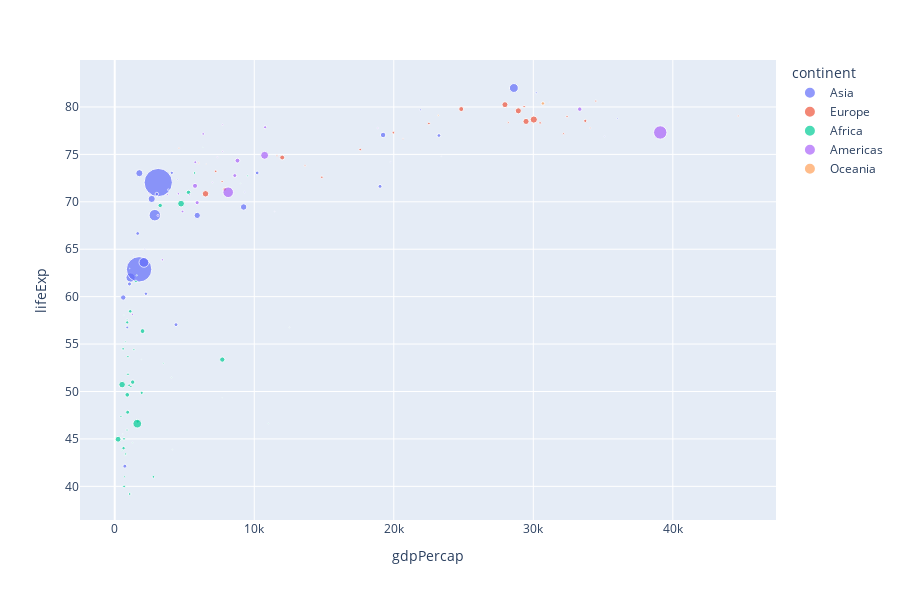

The notebook cell saved with this chart:
### Code cell
px.scatter(data_frame=df,y='lifeExp',x='gdpPercap',hover_name='country',height=600,color='continent',size='pop')

### Figure 1 — Plotly figure (JSON) as saved in the notebook; plotly's stock layout.template omitted (floating-point values rounded to 4 significant figures)
{"data": [{"hovertemplate": "<b>%{hovertext}</b><br><br>continent=Asia<br>gdpPercap=%{x}<br>lifeExp=%{y}<br>pop=%{marker.size}<extra></extra>", "hovertext": ["Afghanistan", "Bahrain", "Bangladesh", "Cambodia", "China", "Hong Kong, China", "India", "Indonesia", "Iran", "Iraq", "Israel", "Japan", "Jordan", "Korea, Dem. Rep.", "Korea, Rep.", "Kuwait", "Lebanon", "Malaysia", "Mongolia", "Myanmar", "Nepal", "Oman", "Pakistan", "Philippines", "Saudi Arabia", "Singapore", "Sri Lanka", "Syria", "Taiwan", "Thailand", "Vietnam", "West Bank and Gaza", "Yemen, Rep."], "legendgroup": "Asia", "marker": {"color": "#636efa", "size": [25268405, 656397, 135656790, 12926707, 1280400000, 6762476, 1034172547, 211060000, 66907826, 24001816, 6029529, 127065841, 5307470, 22215365, 47969150, 2111561, 3677780, 22662365, 2674234, 45598081, 25873917, 2713462, 153403524, 82995088, 24501530, 4197776, 19576783, 17155814, 22454239, 62806748, 80908147, 3389578, 18701257], "sizemode": "area", "sizeref": 3201000, "symbol": "circle"}, "mode": "markers", "name": "Asia", "orientation": "v", "showlegend": true, "type": "scatter", "x": [726.7, 23400.0, 1136.0, 896.2, 3119.0, 30210.0, 1747.0, 2874.0, 9241.0, 4391.0, 21910.0, 28600.0, 3845.0, 1647.0, 19230.0, 35110.0, 9314.0, 10210.0, 2141.0, 611, 1057.0, 19770.0, 2093.0, 2651.0, 19010.0, 36020.0, 3015.0, 4091.0, 23240.0, 5913.0, 1764.0, 4515.0, 2235.0], "xaxis": "x", "y": [42.13, 74.8, 62.01, 56.75, 72.03, 81.5, 62.88, 68.59, 69.45, 57.05, 79.7, 82, 71.26, 66.66, 77.05, 76.9, 71.03, 73.04, 65.03, 59.91, 61.34, 74.19, 63.61, 70.3, 71.63, 78.77, 70.81, 73.05, 76.99, 68.56, 73.02, 72.37, 60.31], "yaxis": "y"}, {"hovertemplate": "<b>%{hovertext}</b><br><br>continent=Europe<br>gdpPercap=%{x}<br>lifeExp=%{y}<br>pop=%{marker.size}<extra></extra>", "hovertext": ["Albania", "Austria", "Belgium", "Bosnia and Herzegovina", "Bulgaria", "Croatia", "Czech Republic", "Denmark", "Finland", "France", "Germany", "Greece", "Hungary", "Iceland", "Ireland", "Italy", "Montenegro", "Netherlands", "Norway", "Poland", "Portugal", "Romania", "Serbia", "Slovak Republic", "Slovenia", "Spain", "Sweden", "Switzerland", "Turkey", "United Kingdom"], "legendgroup": "Europe", "marker": {"color": "#EF553B", "size": [3508512, 8148312, 10311970, 4165416, 7661799, 4481020, 10256295, 5374693, 5193039, 59925035, 82350671, 10603863, 10083313, 288030, 3879155, 57926999, 720230, 16122830, 4535591, 38625976, 10433867, 22404337, 10111559, 5410052, 2011497, 40152517, 8954175, 7361757, 67308928, 59912431], "sizemode": "area", "sizeref": 3201000, "symbol": "circle"}, "mode": "markers", "name": "Europe", "orientation": "v", "showlegend": true, "type": "scatter", "x": [4604.0, 32420.0, 30490.0, 6019.0, 7697.0, 11630.0, 17600.0, 32170.0, 28200.0, 28930.0, 30040.0, 22510.0, 14840.0, 31160.0, 34080.0, 27970.0, 6557.0, 33720.0, 44680.0, 12000.0, 19970.0, 7885.0, 7236.0, 13640.0, 20660.0, 24840.0, 29340.0, 34480.0, 6508.0, 29480.0], "xaxis": "x", "y": [75.65, 78.98, 78.32, 74.09, 72.14, 74.88, 75.51, 77.18, 78.37, 79.59, 78.67, 78.26, 72.59, 80.5, 77.78, 80.24, 73.98, 78.53, 79.05, 74.67, 77.29, 71.32, 73.21, 73.8, 76.66, 79.78, 80.04, 80.62, 70.84, 78.47], "yaxis": "y"}, {"hovertemplate": "<b>%{hovertext}</b><br><br>continent=Africa<br>gdpPercap=%{x}<br>lifeExp=%{y}<br>pop=%{marker.size}<extra></extra>", "hovertext": ["Algeria", "Angola", "Benin", "Botswana", "Burkina Faso", "Burundi", "Cameroon", "Central African Republic", "Chad", "Comoros", "Congo, Dem. Rep.", "Congo, Rep.", "Cote d'Ivoire", "Djibouti", "Egypt", "Equatorial Guinea", "Eritrea", "Ethiopia", "Gabon", "Gambia", "Ghana", "Guinea", "Guinea-Bissau", "Kenya", "Lesotho", "Liberia", "Libya", "Madagascar", "Malawi", "Mali", "Mauritania", "Mauritius", "Morocco", "Mozambique", "Namibia", "Niger", "Nigeria", "Reunion", "Rwanda", "Sao Tome and Principe", "Senegal", "Sierra Leone", "Somalia", "South Africa", "Sudan", "Swaziland", "Tanzania", "Togo", "Tunisia", "Uganda", "Zambia", "Zimbabwe"], "legendgroup": "Africa", "marker": {"color": "#00cc96", "size": [31287142, 10866106, 7026113, 1630347, 12251209, 7021078, 15929988, 4048013, 8835739, 614382, 55379852, 3328795, 16252726, 447416, 73312559, 495627, 4414865, 67946797, 1299304, 1457766, 20550751, 8807818, 1332459, 31386842, 2046772, 2814651, 5368585, 16473477, 11824495, 10580176, 2828858, 1200206, 31167783, 18473780, 1972153, 11140655, 119901274, 743981, 7852401, 170372, 10870037, 5359092, 7753310, 44433622, 37090298, 1130269, 34593779, 4977378, 9770575, 24739869, 10595811, 11926563], "sizemode": "area", "sizeref": 3201000, "symbol": "circle"}, "mode": "markers", "name": "Africa", "orientation": "v", "showlegend": true, "type": "scatter", "x": [5288.0, 2773.0, 1373.0, 11000.0, 1038.0, 446.4, 1934.0, 738.7, 1156.0, 1076.0, 241.2, 3484.0, 1649.0, 1908.0, 4755.0, 7703.0, 765.4, 530.1, 12520.0, 660.6, 1112.0, 945.6, 575.7, 1288.0, 1275.0, 531.5, 9535.0, 894.6, 665.4, 951.4, 1579.0, 9022.0, 3258.0, 633.6, 4072.0, 601.1, 1615.0, 6316.0, 785.7, 1353.0, 1520.0, 699.5, 882.1, 7711.0, 1993.0, 4128.0, 899.1, 886.2, 5723.0, 927.7, 1072.0, 672.0], "xaxis": "x", "y": [70.99, 41.0, 54.41, 46.63, 50.65, 47.36, 49.86, 43.31, 50.52, 62.97, 44.97, 52.97, 46.83, 53.37, 69.81, 49.35, 55.24, 50.73, 56.76, 58.04, 58.45, 53.68, 45.5, 50.99, 44.59, 43.75, 72.74, 57.29, 45.01, 51.82, 62.25, 71.95, 69.61, 44.03, 51.48, 54.5, 46.61, 75.74, 43.41, 64.34, 61.6, 41.01, 45.94, 53.37, 56.37, 43.87, 49.65, 57.56, 73.04, 47.81, 39.19, 39.99], "yaxis": "y"}, {"hovertemplate": "<b>%{hovertext}</b><br><br>continent=Americas<br>gdpPercap=%{x}<br>lifeExp=%{y}<br>pop=%{marker.size}<extra></extra>", "hovertext": ["Argentina", "Bolivia", "Brazil", "Canada", "Chile", "Colombia", "Costa Rica", "Cuba", "Dominican Republic", "Ecuador", "El Salvador", "Guatemala", "Haiti", "Honduras", "Jamaica", "Mexico", "Nicaragua", "Panama", "Paraguay", "Peru", "Puerto Rico", "Trinidad and Tobago", "United States", "Uruguay", "Venezuela"], "legendgroup": "Americas", "marker": {"color": "#ab63fa", "size": [38331121, 8445134, 179914212, 31902268, 15497046, 41008227, 3834934, 11226999, 8650322, 12921234, 6353681, 11178650, 7607651, 6677328, 2664659, 102479927, 5146848, 2990875, 5884491, 26769436, 3859606, 1101832, 287675526, 3363085, 24287670], "sizemode": "area", "sizeref": 3201000, "symbol": "circle"}, "mode": "markers", "name": "Americas", "orientation": "v", "showlegend": true, "type": "scatter", "x": [8798.0, 3413.0, 8131.0, 33330.0, 10780.0, 5755.0, 7723.0, 6341.0, 4564.0, 5773.0, 5352.0, 4858.0, 1270.0, 3100.0, 6995.0, 10740.0, 2475.0, 7356.0, 3784.0, 5909.0, 18860.0, 11460.0, 39100.0, 7727.0, 8605.0], "xaxis": "x", "y": [74.34, 63.88, 71.01, 79.77, 77.86, 71.68, 78.12, 77.16, 70.85, 74.17, 70.73, 68.98, 58.14, 68.56, 72.05, 74.9, 70.84, 74.71, 70.75, 69.91, 77.78, 68.98, 77.31, 75.31, 72.77], "yaxis": "y"}, {"hovertemplate": "<b>%{hovertext}</b><br><br>continent=Oceania<br>gdpPercap=%{x}<br>lifeExp=%{y}<br>pop=%{marker.size}<extra></extra>", "hovertext": ["Australia", "New Zealand"], "legendgroup": "Oceania", "marker": {"color": "#FFA15A", "size": [19546792, 3908037], "sizemode": "area", "sizeref": 3201000, "symbol": "circle"}, "mode": "markers", "name": "Oceania", "orientation": "v", "showlegend": true, "type": "scatter", "x": [30690.0, 23190.0], "xaxis": "x", "y": [80.37, 79.11], "yaxis": "y"}], "layout": {"height": 600, "legend": {"itemsizing": "constant", "title": {"text": "continent"}, "tracegroupgap": 0}, "margin": {"t": 60}, "xaxis": {"anchor": "y", "domain": [0, 1], "title": {"text": "gdpPercap"}}, "yaxis": {"anchor": "x", "domain": [0, 1], "title": {"text": "lifeExp"}}}}
